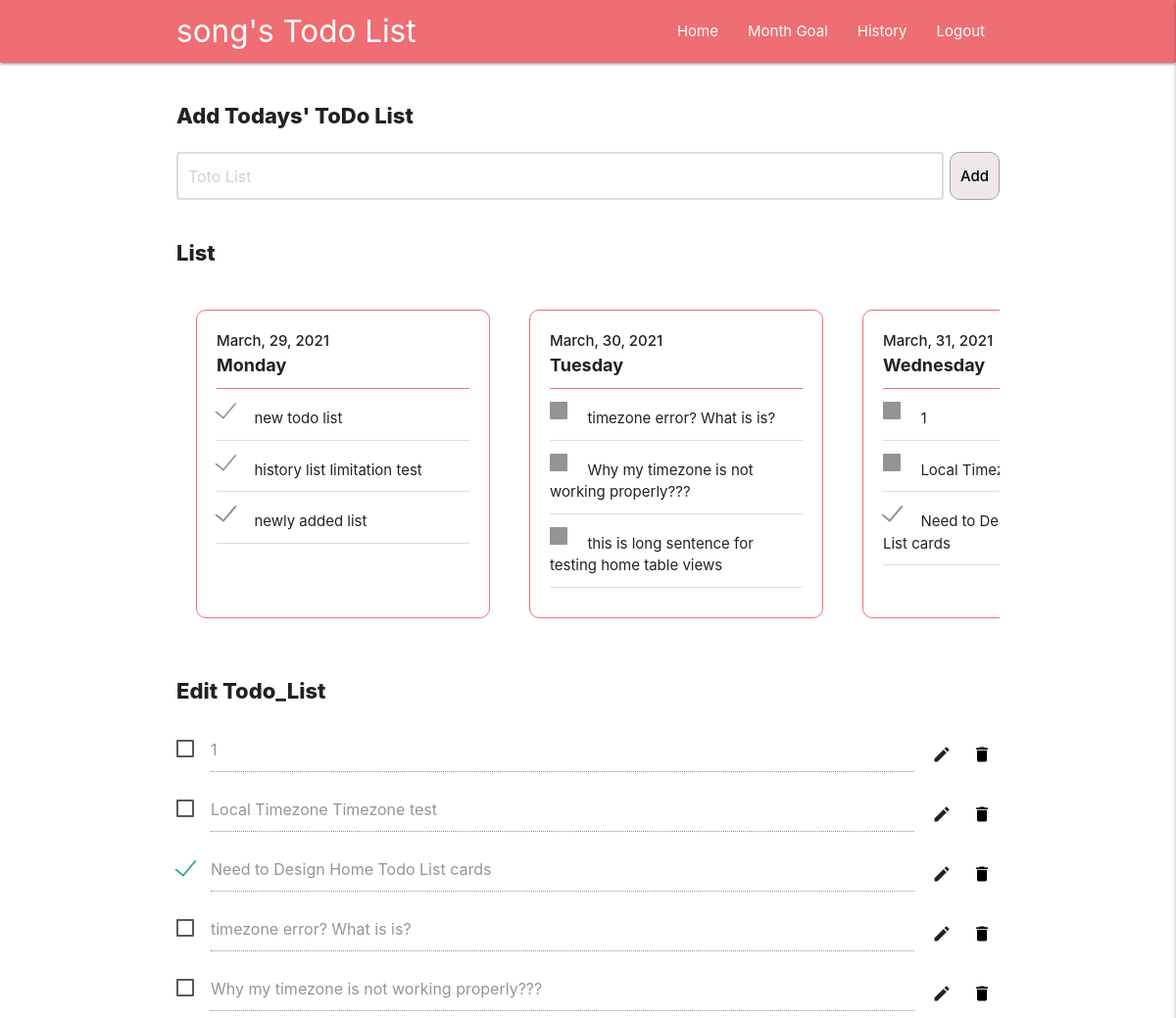
The page / (signed in, upper part) on the database as committed earlier.
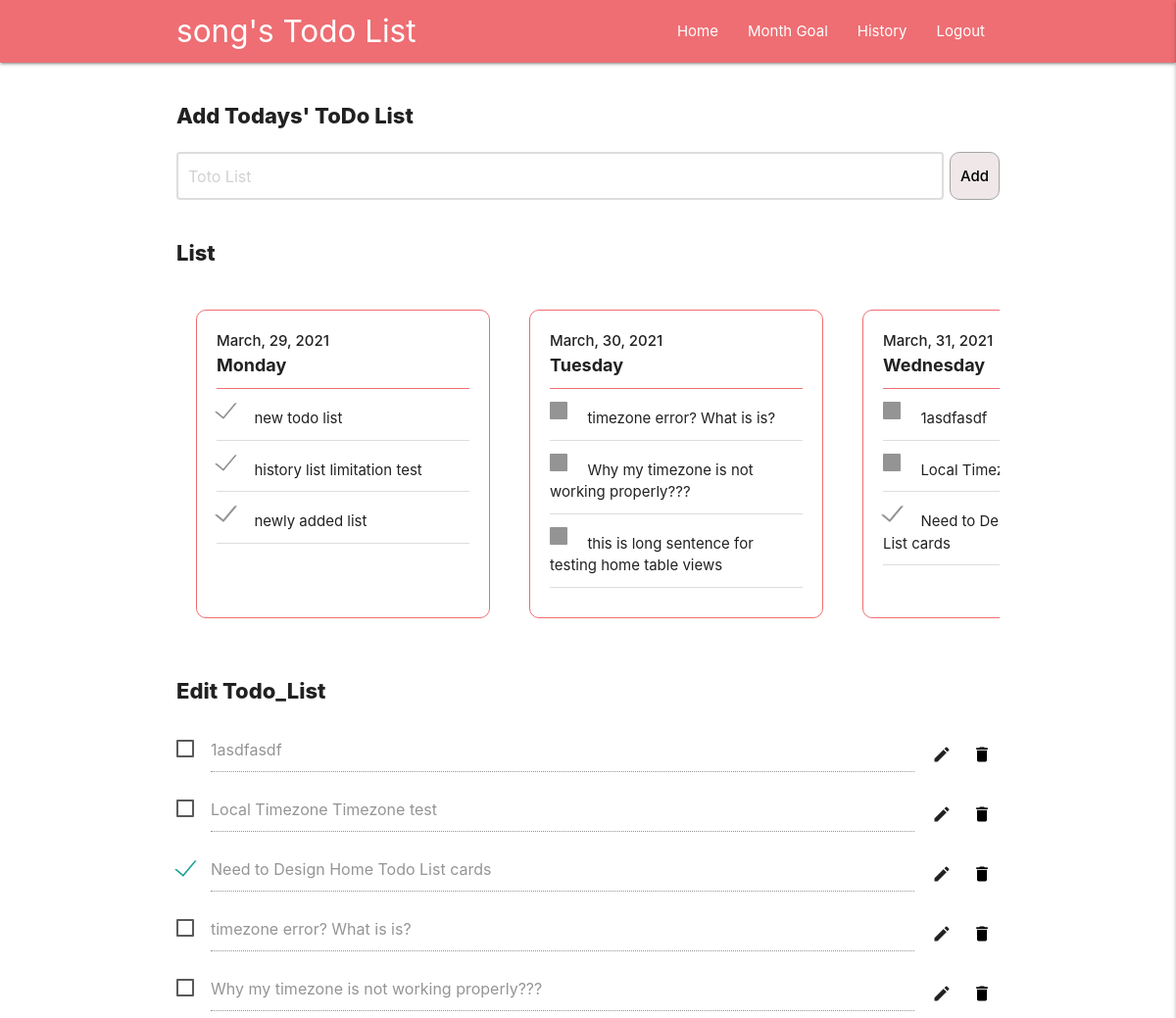
The same page on the database as committed later.
### write_list/models.py (models this page shows, shortened)
class List(models.Model):
    user = models.ForeignKey(
        User, on_delete=models.CASCADE)
    cleared = models.BooleanField(default=False)
    todo_list = models.CharField(max_length=5000)
    created = models.DateTimeField(auto_now=True)
    updated_time = models.DateTimeField(auto_now_add=True, null=True)

### write_list/views.py (the view, shortened to what this page needs)
# urls.py: path('', views.index, name='index'),
@ login_required(login_url='/login')
def index(request):
    userid = request.user.id
    new_list = request.POST.get('todo')
    send_data = getData(userid, False)
    return render(request, 'write_list/new_list.html', getData(userid, False))

### templates/write_list/new_list.html (shortened to what this page needs)
{% extends 'index.html' %} {% block content %}
<div id="home_cards_wrap_by_date">
    {% for date in date_array%}
      <div class="individual_card_wrap">
        <div class='card_header_dates_days'>
            <div class="card-dates">{{date.date}}</div>
            <div class="card-days">{{date.day}}</div>
        </div>
        <div class="card-action">
          {% for list in add_list %}
          {% if list.created == date.date %}
          <div class="home_card_list_row">
            <label>
                <span></span>
            </label>
            <span>{{list.li}}</span>
          </div>
          {% endif %}
          {% endfor %}
        </div>
      </div>
    {% endfor %}
</div>
<h1 class="home-title">Edit Todo_List</h1>
{% for list in add_list %}
<div class="home_list_set_wrap">
  <label class='home_list_checkbox'>
    <span></span>
  </label>
  <input class="displayed_list" value="{{list.li}}" id="{{list.id}}" disabled />
  <form action="">
    <div class="editBtn home_list_buttons" data-type="list" data-id="{{list.id}}">
      <i class="material-icons" data-type="list" data-id="{{list.id}}">edit</i>
    </div>
  </form>
  <form action="{% url 'list:delete' list.id %}" method="post">
    <button
      class="delete home_list_buttons"
      name="list_delete"
      value="list_delete"
    >
      <i class="material-icons">delete</i>
    </button>
  </form>
</div>
{% endfor %} {% endblock content %}

Rows that differ between the two databases and show on the page:
now on this page (row edited): List: li "1asdfasdf", li "1asdfasdf"
Other text that changed with them:
list line gone: "1"
